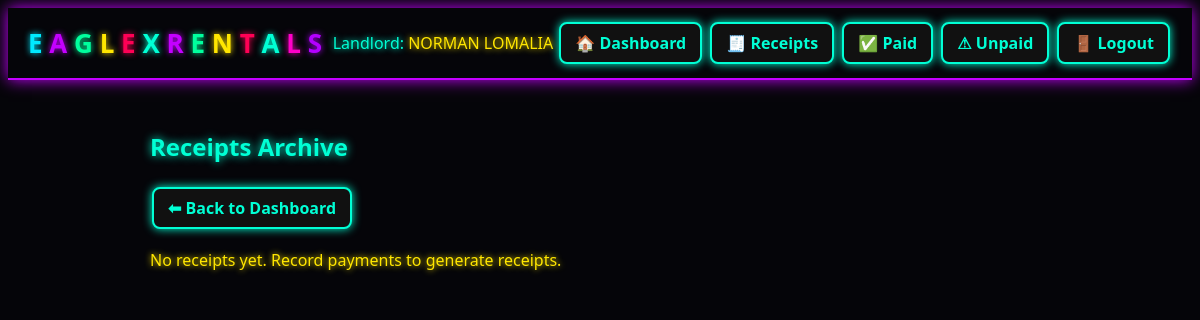
The app's page /receipts (signed in), older data.
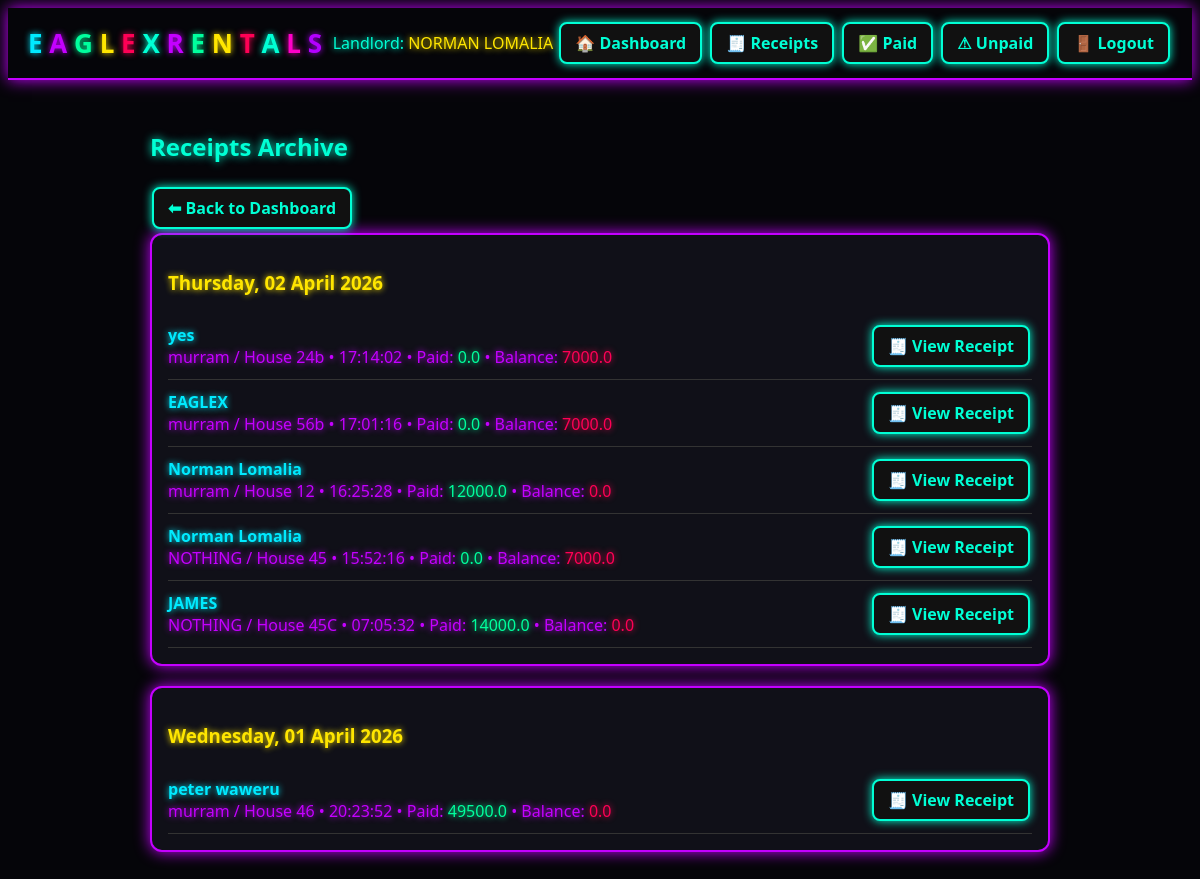
The same page, newer data.
### app.py (models this page shows)
class Landlord(UserMixin, db.Model):
    id = db.Column(db.Integer, primary_key=True)
    first_name = db.Column(db.String(80), nullable=False)
    last_name = db.Column(db.String(80), nullable=False)
    email = db.Column(db.String(120), unique=True, nullable=False)
    phone = db.Column(db.String(50))
    password_hash = db.Column(db.String(200), nullable=False)
    buildings = db.relationship('Building', backref='landlord', cascade='all, delete-orphan')
    @property
    def full_name(self):
        return f"{self.first_name} {self.last_name}"

class Tenant(db.Model):
    id = db.Column(db.Integer, primary_key=True)
    name = db.Column(db.String(150), nullable=False)
    phone = db.Column(db.String(50))
    id_number = db.Column(db.String(100))
    email = db.Column(db.String(120))
    amount_paid = db.Column(db.Float, default=0.0)
    paid = db.Column(db.Boolean, default=False)
    receipt_created_at = db.Column(db.DateTime, default=datetime.utcnow)
    unit_id = db.Column(db.Integer, db.ForeignKey('unit.id'))
    created_at = db.Column(db.DateTime, default=datetime.utcnow)
    @property
    def total_due(self):
        return self.unit.rent_amount if self.unit else 0.0
    @property
    def balance(self):
        return max(self.total_due - self.amount_paid, 0.0)

class Building(db.Model):
    id = db.Column(db.Integer, primary_key=True)
    name = db.Column(db.String(150), nullable=False)
    landlord_id = db.Column(db.Integer, db.ForeignKey('landlord.id'), nullable=False)
    units = db.relationship('Unit', backref='building', cascade='all, delete-orphan')

class Unit(db.Model):
    id = db.Column(db.Integer, primary_key=True)
    number = db.Column(db.String(50), nullable=False)
    rent_amount = db.Column(db.Float, default=0.0)
    building_id = db.Column(db.Integer, db.ForeignKey('building.id'), nullable=False)
    tenant = db.relationship('Tenant', uselist=False, backref='unit')

### app.py (the view)
@app.route('/receipts')
@login_required
def receipts():
    tenants = Tenant.query.join(Unit).join(Building).filter(
        Building.landlord_id == current_user.id,
        Tenant.receipt_created_at.isnot(None)
    ).order_by(Tenant.receipt_created_at.desc()).all()
    grouped = {}
    for t in tenants:
        d = (t.receipt_created_at or t.created_at).date()
        grouped.setdefault(d, []).append(t)
    sorted_dates = sorted(grouped.keys(), reverse=True)
    return render_template('receipts.html',
                           grouped=grouped,
                           sorted_dates=sorted_dates)

### app.py (called while the page is built)
@login_manager.user_loader
def load_user(user_id):
    return Landlord.query.get(int(user_id))

### templates/receipts.html
{% extends "base.html" %}
{% block content %}
<h2 class="neon-heading-cyan">Receipts Archive</h2>
<a class="btn" href="{{ url_for('dashboard') }}">⬅ Back to Dashboard</a>
{% if sorted_dates %}
  {% for d in sorted_dates %}
    <div class="card">
      <h3 class="neon-yellow">
        {{ d.strftime('%A, %d %B %Y') }}
      </h3>
      <ul class="receipt-list">
        {% for t in grouped[d] %}
          <li class="receipt-item">
            <div class="receipt-info">
              <span class="receipt-name neon-blue">{{ t.name }}</span>
              <span class="neon-purple">
                {{ t.unit.building.name }} / House {{ t.unit.number }} •
                {{ (t.receipt_created_at or t.created_at).strftime('%H:%M:%S') }} •
                Paid: <span class="neon-green">{{ t.amount_paid }}</span> •
                Balance: <span class="neon-red">{{ t.balance }}</span>
              </span>
            </div>
            <a class="btn" href="{{ url_for('receipt', tid=t.id) }}" target="_blank">
              🧾 View Receipt
            </a>
          </li>
        {% endfor %}
      </ul>
    </div>
  {% endfor %}
{% else %}
  <p class="neon-yellow">No receipts yet. Record payments to generate receipts.</p>
{% endif %}
{% endblock %}

### templates/base.html (shortened to what this page needs)
<!doctype html>
<html lang="en">
<head>
  <link rel="stylesheet" href="{{ url_for('static', filename='css/neon.css') }}">
</head>
<body class="theme-dark">
  <header>
    <div class="header-title">
      <span class="logo-text">
        <span class="neon-blue">E</span>
        <span class="neon-purple">A</span>
        <span class="neon-green">G</span>
        <span class="neon-yellow">L</span>
        <span class="neon-red">E</span>
        <span class="neon-aqua">X</span>
        <span class="neon-purple">R</span>
        <span class="neon-green">E</span>
        <span class="neon-yellow">N</span>
        <span class="neon-red">T</span>
        <span class="neon-aqua">A</span>
        <span class="neon-pink">L</span>
        <span class="neon-violet">S</span>
      </span>
    </div>
    <div class="header-actions">
      {% if current_user.is_authenticated %}
        <span class="neon-aqua">
          Landlord:
          <span class="neon-yellow">{{ current_user.full_name }}</span>
        </span>
        <a class="btn" href="{{ url_for('dashboard') }}">🏠 Dashboard</a>
        <a class="btn" href="{{ url_for('receipts') }}">🧾 Receipts</a>
        <a class="btn" href="{{ url_for('paid_tenants') }}">✅ Paid</a>
        <a class="btn" href="{{ url_for('unpaid_tenants') }}">⚠ Unpaid</a>
        <a class="btn" href="{{ url_for('logout') }}">🚪 Logout</a>
      {% endif %}
    </div>
  </header>
  <main class="container">
    {% block content %}{% endblock %}
  </main>
</body>
</html>

### static/css/neon.css (style rules this page uses)
:root { --neon-blue: #00eaff; --neon-purple: #c400ff; --neon-pink: #ff00c8; --neon-aqua: #00ffd5; --neon-violet: #b300ff; --neon-green: #00ff9d; --neon-yellow: #ffe600; --neon-red: #ff0055; }
body.theme-dark { background: #050509; color: var(--neon-blue); font-family: 'Segoe UI', sans-serif; }
.container { max-width: 900px; margin: 20px auto; padding: 10px; }
header { display: flex; justify-content: space-between; align-items: center; padding: 10px 20px; border-bottom: 2px solid var(--neon-purple); box-shadow: 0 0 15px var(--neon-purple); }
.logo-text { font-size: 26px; font-weight: 900; }
.neon-blue { color: var(--neon-blue); text-shadow: 0 0 6px var(--neon-blue); }
.neon-purple { color: var(--neon-purple); text-shadow: 0 0 6px var(--neon-purple); }
.neon-pink { color: var(--neon-pink); text-shadow: 0 0 6px var(--neon-pink); }
.neon-aqua { color: var(--neon-aqua); text-shadow: 0 0 6px var(--neon-aqua); }
.neon-violet { color: var(--neon-violet); text-shadow: 0 0 6px var(--neon-violet); }
.neon-green { color: var(--neon-green); text-shadow: 0 0 6px var(--neon-green); }
.neon-yellow { color: var(--neon-yellow); text-shadow: 0 0 6px var(--neon-yellow); }
.neon-red { color: var(--neon-red); text-shadow: 0 0 6px var(--neon-red); }
h1, h2, h3, h4 { font-weight: 800; }
.neon-heading-cyan { color: var(--neon-aqua); text-shadow: 0 0 10px var(--neon-aqua); }
.btn { padding: 8px 14px; border-radius: 8px; border: 2px solid var(--neon-aqua); background: #111; color: var(--neon-aqua); font-weight: 700; cursor: pointer; text-decoration: none; display: inline-block; margin: 4px 2px; box-shadow: 0 0 10px var(--neon-aqua); transition: 0.2s; }
.card { background: #101018; border: 2px solid var(--neon-purple); box-shadow: 0 0 15px var(--neon-purple); padding: 16px; border-radius: 12px; margin-bottom: 20px; }
.receipt-list { list-style: none; padding: 0; margin: 0; }
.receipt-item { display: flex; justify-content: space-between; align-items: center; padding: 8px 0; border-bottom: 1px solid #333; }
.receipt-info { display: flex; flex-direction: column; }
.receipt-name { font-weight: 700; }

Row changes from the older to the newer data that the page shows:
added Tenant: name "yes", unit.building.name "murram", unit.number "24b", receipt_created_at "17:14:02", amount_paid "0.0", balance "7000.0", shown under "Thursday, 02 April 2026"
added Tenant: name "EAGLEX", unit.building.name "murram", unit.number "56b", receipt_created_at "17:01:16", amount_paid "0.0", balance "7000.0", shown under "Thursday, 02 April 2026"
added Tenant: name "Norman Lomalia", unit.building.name "murram", unit.number "12", receipt_created_at "16:25:28", amount_paid "12000.0", balance "0.0", shown under "Thursday, 02 April 2026"
added Tenant: name "Norman Lomalia", unit.building.name "NOTHING", unit.number "45", receipt_created_at "15:52:16", amount_paid "0.0", balance "7000.0", shown under "Thursday, 02 April 2026"
added Tenant: name "JAMES", unit.building.name "NOTHING", unit.number "45C", receipt_created_at "07:05:32", amount_paid "14000.0", balance "0.0", shown under "Thursday, 02 April 2026"
added Tenant: name "peter waweru", unit.building.name "murram", unit.number "46", receipt_created_at "20:23:52", amount_paid "49500.0", balance "0.0", shown under "Wednesday, 01 April 2026"
Text that changed along with them:
new list line: "Thursday, 02 April 2026"
new list line: "Wednesday, 01 April 2026"
text no longer shown: "No receipts yet. Record payments to generate receipts."
